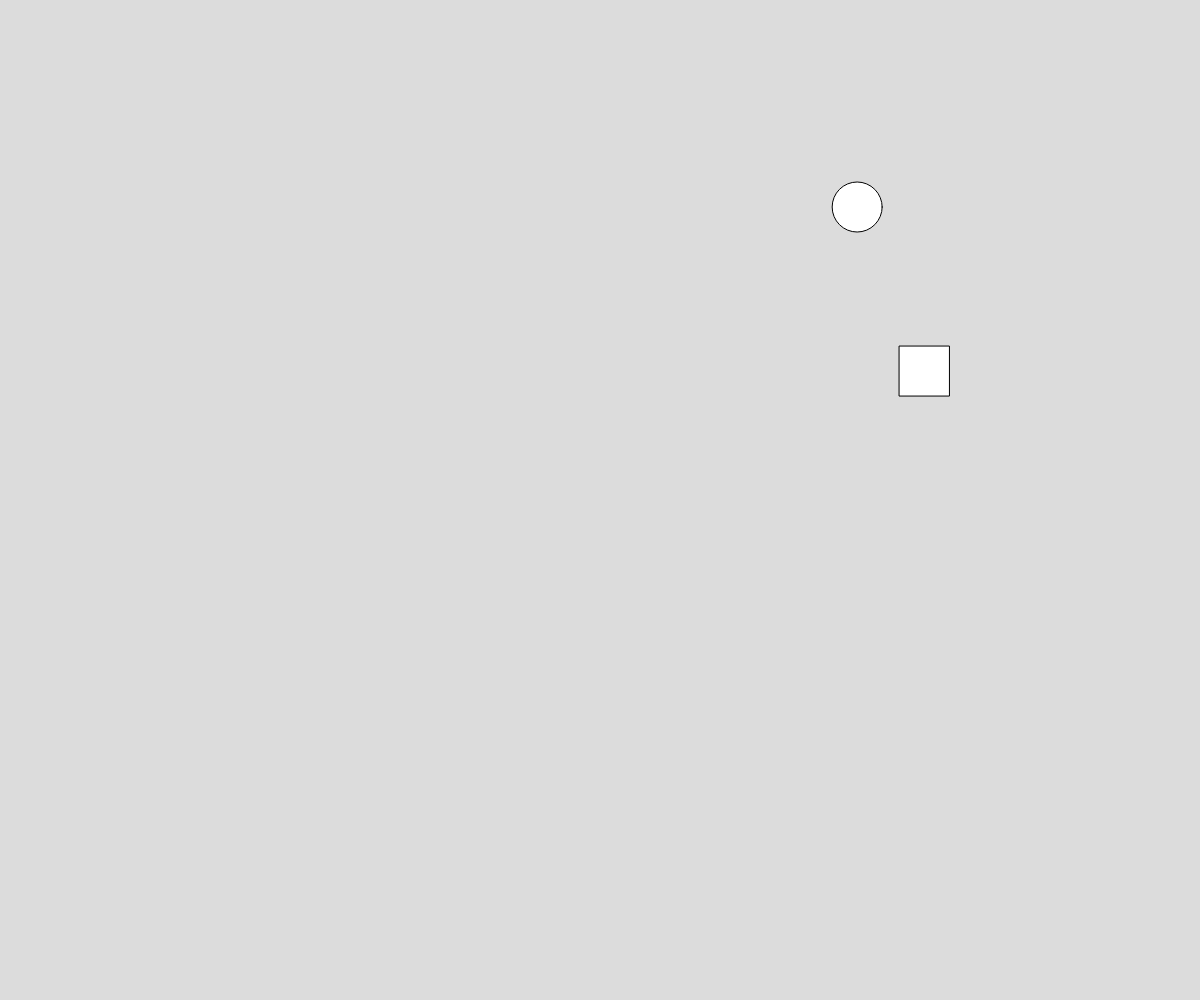
Frame 1 (no input)
Frame 60 (no input): identical to frame 1, image omitted
Frame 120 (the mouse pressed at the canvas centre since frame 60): identical to frame 1, image omitted

The p5.js sketch that drew this single still picture (run headless with seeded random() and noise() and a simulated clock; from frame 60 on, the mouse is pressed at the canvas centre):

// p5.js sketch
// ── sketch.js
let w = window.innerWidth;
let h = window.innerHeight;  
let xPos;
let yPos;
let rxPos;
let ryPos;

function setup() {
  createCanvas(w, h);
  xPos = random(width);
  yPos = random(height);  
  rxPos = random(width);
  ryPos = random(height);
}


function draw() {
  background(220);

  ellipse(xPos,yPos, 50, 50);

    if (keyIsDown(LEFT_ARROW)) {
      xPos -= 5;
    }
  
    if (keyIsDown(RIGHT_ARROW)) {
      xPos += 5;
    }
  
    if (keyIsDown(UP_ARROW)) {
      yPos -= 5;
    }
  
    if (keyIsDown(DOWN_ARROW)) {
      yPos += 5;
    }

  rect(rxPos,ryPos, 50, 50);
    if (keyIsDown(65)) {
      rxPos -= 5;
    }
  
    if (keyIsDown(68)) {
      rxPos += 5;
    }
  
    if (keyIsDown(87)) {
      ryPos -= 5;
    }
  
    if (keyIsDown(83)) {
      ryPos += 5;
    }
    
    
  
}
